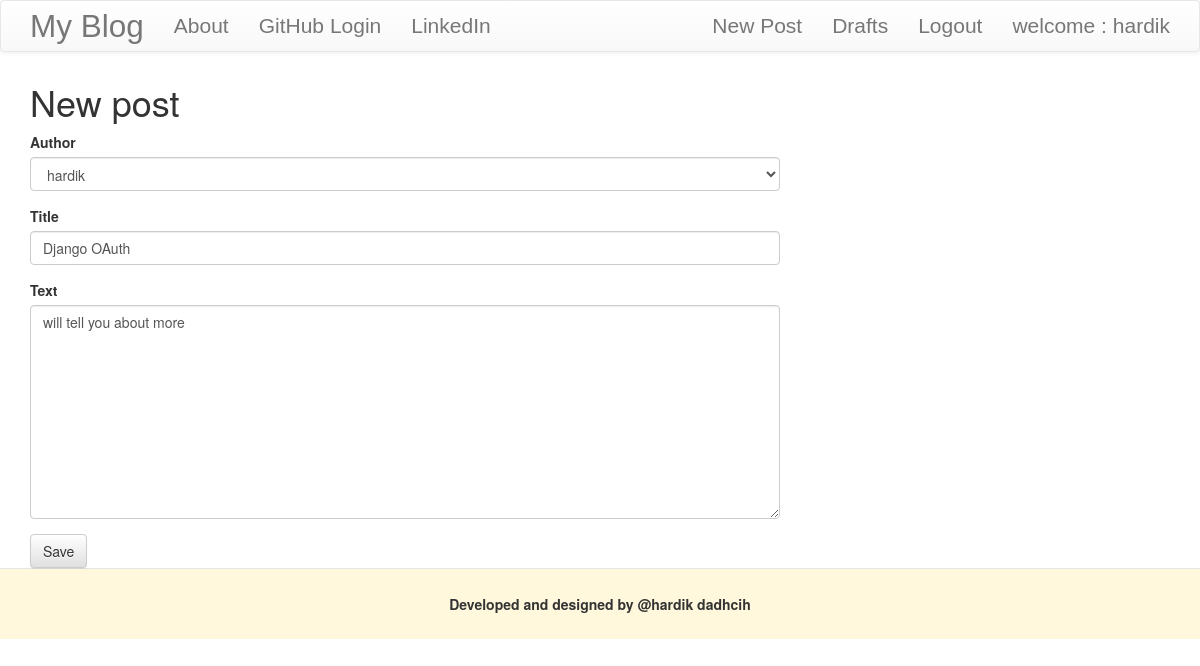
The page /post/7/edit/ (signed in) on the database its author committed.
### blog/models.py (models this page shows, shortened)
class Post(models.Model):
    author = models.ForeignKey('auth.User')
    title = models.CharField(max_length=200)
    text = models.TextField()
    create_date = models.DateTimeField(default=timezone.now())
    published_date = models.DateTimeField(blank=True, null=True)

### blog/views.py (the view)
# urls.py: url(r'^post/(?P<pk>\d+)/edit/$', views.PostUpadteview.as_view(), name='post_edit'),
class PostUpadteview(LoginRequiredMixin, UpdateView):
    login_url = '/login/'
    redirect_field_name = 'blog/post_detail.html'
    form_class = PostForm
    model = Post

### blog/forms.py
class PostForm(forms.ModelForm):
    class Meta:
        model = Post
        fields = ('author', 'title', 'text')
        widgets = {'title': forms.TextInput(attrs={'class': 'textInputClass'}),
                   'text': forms.Textarea(attrs={'class': 'editable medium-editor-textarea postconetent'}),
                   }

### blog/templates/blog/post_form.html (shortened to what this page needs)
{% extends 'blog/base.html' %}
{% load bootstrap3 %}
{% block body_content %}
    <h1>New post</h1>
    <form class="post-form" method="POST">
       {%   bootstrap_form form  %}
    <button type="submit" class="save btn btn-default" >
    Save
    </button>
    </form>
{% endblock %}

### blog/templates/blog/base.html (shortened to what this page needs)
<!DOCTYPE html>
{% load staticfiles %}
<html lang="en">
<head>
    <link rel="stylesheet" href="https://maxcdn.bootstrapcdn.com/bootstrap/3.3.7/css/bootstrap.min.css"
>
    <link rel="stylesheet" href="https://maxcdn.bootstrapcdn.com/bootstrap/3.3.7/css/bootstrap-theme.min.css"
>
    <link rel="stylesheet" href="{% static 'css/blog.css' %}">
</head>
<body>
<nav class="navbar navbar-default techfont custom-navbar">
    <div class="container">
        <ul class="nav navbar-nav">
            <li><a class="navbar-brand bigbrand" href="{% url 'post_list' %}">My Blog</a></li>
            <li><a href="{% url 'about' %}">About</a></li>
            <li><a href="https://github.com" target="_blank">GitHub Login</a></li>
            <li><a href="http://linkedin.com/in" target="_blank">LinkedIn</a></li>
        </ul>
        <ul class="nav navbar-nav navbar-right">
            {% if user.is_authenticated %}
                <li><a href="{% url 'post_new' %}">New Post</a></li>
                <li><a href="{% url 'post_draft_list' %}">Drafts</a></li>
                <li><a href="{% url 'logout' %}">Logout</a></li>
                <li><a> welcome : {{ user.username }}</a></li>
            {% else %}
                <li><a class="nav navbar-right" href="{% url 'login' %}"><span class="glyphicon glyphicon-user"></span>Login</a>
                </li>
            {% endif %}
        </ul>
    </div>
</nav>
    <div class="content container">
        <div class="row">
            <div class="col-md-8">
                <div class="blog_post">
                    {% block body_content %}
                    {% endblock %}
                </div>
            </div>
        </div>
    </div>
<div class=" basic modal-footer">
    <p><center><strong>Developed and designed by @hardik dadhcih</strong></center></p>
</div>
</body>
</html>

### blog/static/css/blog.css (style rules this page uses)
.techfont { font-family: 'Arial Narrow', sans-serif; font-size: 1.5em; margin-bottom: 10px; }
.bigbrand { font-size: 1.5em; }
.basic { background-color: cornsilk; }

### rows shown on the page
Post: author "hardik", title "Django OAuth", text "will tell you about more"

### other values the page prints
{{ user.username }} "hardik"
